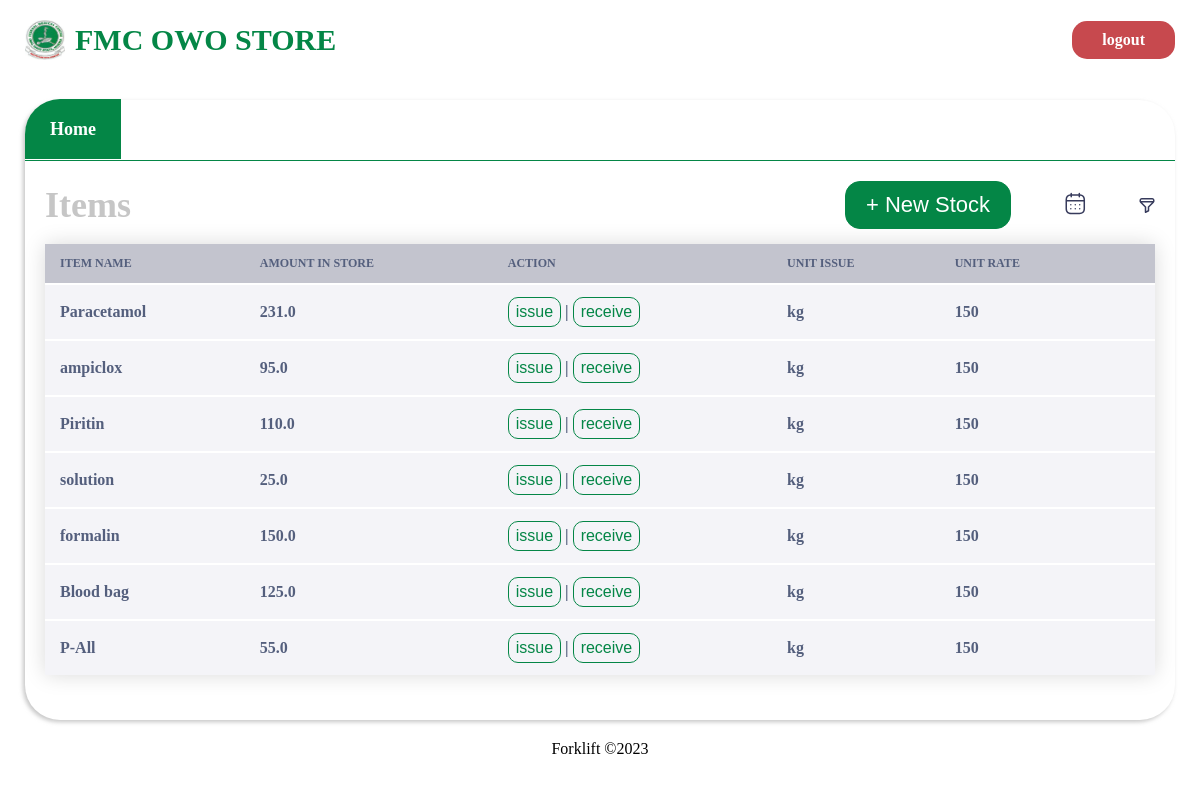
/dept (signed in), run on the app's committed database.
### store/models.py (models this page shows)
class Items(models.Model):
    item_id = models.UUIDField(
         primary_key = True,
         editable = False)
    item_name = models.CharField(max_length=500)
    amount = models.DecimalField(max_digits=15, decimal_places=1, default=0.0)
    unit_issue = models.CharField(max_length=200, null=True, blank=True)
    unit_rate = models.DecimalField(max_digits=15, decimal_places=1, default=0.0)
    slug = models.SlugField(max_length=2000, null=True, blank=True)

### store/views.py (the view, shortened to what this page needs)
# urls.py: path('dept', views.dept, name='department'),
@login_required
def dept(request):
    item_name_input = request.GET.get('item_name')
    min_amnt = request.GET.get('min_amnt')
    max_amnt = request.GET.get('max_amnt')
    issue_unit = request.GET.get('issue_unit')
    dept = Department.objects.all()
    items = Items.objects.all()
    if is_valid(item_name_input):
        items = items.filter(item_name__contains=item_name_input)
    if is_valid(min_amnt):
        items = items.filter(amount__gte=min_amnt)
    if is_valid(max_amnt):
        items = items.filter(amount__lt=max_amnt)
    if is_valid(issue_unit):
        items = items.filter(unit_issue__icontains=issue_unit)
    return render(request, 'dept1.html', {'department': dept, 'items': items})

### store/views.py (called while the page is built)
def is_valid(param):
    return param != "" and param is not None

### templates/dept1.html (shortened to what this page needs)
{% load static %}
<!DOCTYPE html>
<html lang="en">
<head>
    <link href="{% static './css/dept1.css' %}" rel="stylesheet">
</head>
<body>
    <header>
        <a href="{% url 'store:index' %}" class="header_wrapper">
            <img src="{% static './assets/fmc_owo_logo.jpg' %}" alt="">
            <h1>FMC OWO STORE</h1>
        </a>
        {% if user.is_authenticated %}
        <span class="logout"><a href="{% url 'store:logout' %}">logout</a></span>
        {% else %}
        <span class="login"><a href="{% url 'store:login' %}">login</a></span>
        {% endif %}
    </header>
    <main>
        <section class="hero">
            <div class="dept_nav">
                <a href="/"><span class="active1">Home</span></a>
            </div>
            <div class="card_wrapper">
                <div class="header_div">
                    <h3>items</h3>
                    <div class="wrapper">
                        <button onclick="handleNewStock()">+ New Stock</button>
                        <a href="/history"><img src="{% static './assets/Calendar.svg'%}" alt=""></a>
                        <img onclick="showFilterModal()" src="{% static './assets/filterIcon.svg' %}""" alt="">
                    </div>
                </div>
                <div class="items_wrapper">
                    <table>
                        <thead>
                            <tr>
                                <th>Item name</th>
                                <th>Amount in store</th>
                                <th>Action</th>
                                <th>Unit issue</th>
                                <th>Unit rate</th>
                                <th></th>
                            </tr>
                        </thead>
                        <tbody>
                            {% for item in items %}
                                    <tr>
                                        <td><a class="name" href="/history/{{item.slug}}">{{item.item_name}}</a></td>
                                        <td>{{item.amount}}</td>
                                        <td>
                                            <button onclick="showIssueModal('{{item.item_name}}')">
                                                issue</button> |
                                            <button onclick="showSupplierModal('{{item.item_name}}')">
                                                receive</button>
                                        </td>
                                        <td>kg</td>
                                        <td>150</td>
                                        <td class="remove">
                                            <a href="/delete/{{ item.item_id }}"><img src="{% static './assets/deleteIcon.svg' %}" alt=""></a></td>
                                    </tr>
                            {% endfor %}
                        </tbody>
                    </table>
                </div>
            </div>
        </section>
    </main>
    <footer>
        <Span>Forklift &copy2023</Span>
    </footer>
</body>
</html>

### static/css/dept1.css (style rules this page uses)
* { margin: 0; }
header { padding: 20px 25px; display: flex; flex-direction: row; justify-content: space-between; align-items: center; }
header .header_wrapper { display: flex; flex-direction: row; align-items: center; text-decoration: none; }
header .header_wrapper img { width: 40px; height: 40px; }
header .header_wrapper h1 { font-size: 30px; font-weight: 900; color: rgb(4, 134, 70); margin-left: 10px; }
header span { background-color: rgb(4, 134, 70); padding: 10px 30px; border-radius: 15px; transition: all 0.3s ease; }
header span.logout { background-color: rgb(199, 73, 78); }
header span a { text-decoration: none; color: white; font-size: 16px; font-weight: 700; }
main { display: flex; flex-direction: row; justify-content: space-between; padding: 20px 25px; }
section.hero { width: 100%; min-height: 460px; border-radius: 35px; padding-bottom: 10px; box-shadow: -2px 2px 4px #AAAA; }
section.hero .dept_nav { border-bottom: 1px solid rgb(4, 134, 70); padding: 19px 0px 20px 0px; }
section.hero .dept_nav a span { padding: 20px 25px; color: #AAAA; font-size: 18px; font-weight: 700; }
section.hero .dept_nav a { text-decoration: none; color: #AAAA; }
section.hero .dept_nav a span.active1 { border-top-left-radius: 35px; background-color: rgb(4, 134, 70); color: white; }
section.hero .card_wrapper { padding: 20px 20px; }
section.hero .card_wrapper .header_div { display: flex; justify-content: space-between; align-items: center; }
section.hero .card_wrapper .header_div h3 { font-size: 36px; color: #AAAA; text-transform: capitalize; }
section.hero .card_wrapper .header_div .wrapper { width: 310px; display: flex; justify-content: space-between; align-items: center; }
section.hero .card_wrapper .header_div .wrapper button { font-size: 22px; border: 1px solid rgb(4, 134, 70); padding: 10px 20px; background: rgb(4, 134, 70); border-radius: 15px; color: white; cursor: pointer; }
section.hero .card_wrapper .header_div .wrapper img { cursor: pointer; }
.card_wrapper table { border-collapse: collapse; margin: 15px 0; font-size: 14px; font-weight: 400; color: #545F7D; min-width: 100%; background-color: #ffff; box-shadow: 0 0 20px rgba(0, 0, 0, 0.15); }
.card_wrapper table thead { background: #C3C4CE; border-radius: 15px; }
.card_wrapper table thead tr { text-align: left; border-radius: 15px !important; }
.card_wrapper table thead tr th { padding: 12px 15px; text-transform: uppercase; font-size: 12px; }
.card_wrapper table tbody { background-color: #F4F4F8; }
.card_wrapper table tbody tr { background-color: #F4F4F8; border-top: 2px solid #ffff; }
.card_wrapper table tbody tr td { padding: 12px 15px; font-size: 16px; font-weight: 600; position: relative; }
.card_wrapper table tbody tr td button { padding: 5px 7px; border-radius: 10px; border: 1px solid rgb(4, 134, 70); background: none; font-size: 16px; font-weight: 400; color: rgb(4, 134, 70); }
.card_wrapper table tbody tr td a { text-decoration: none; color: red; }
.card_wrapper table tbody tr td a.name { color: #545F7D; }
footer { text-align: center; }

### data on the page
Items: item_name "Paracetamol", amount "231.0"
Items: item_name "ampiclox", amount "95.0"
Items: item_name "Piritin", amount "110.0"
Items: item_name "solution", amount "25.0"
Items: item_name "formalin", amount "150.0"
Items: item_name "Blood bag", amount "125.0"
Items: item_name "P-All", amount "55.0"
